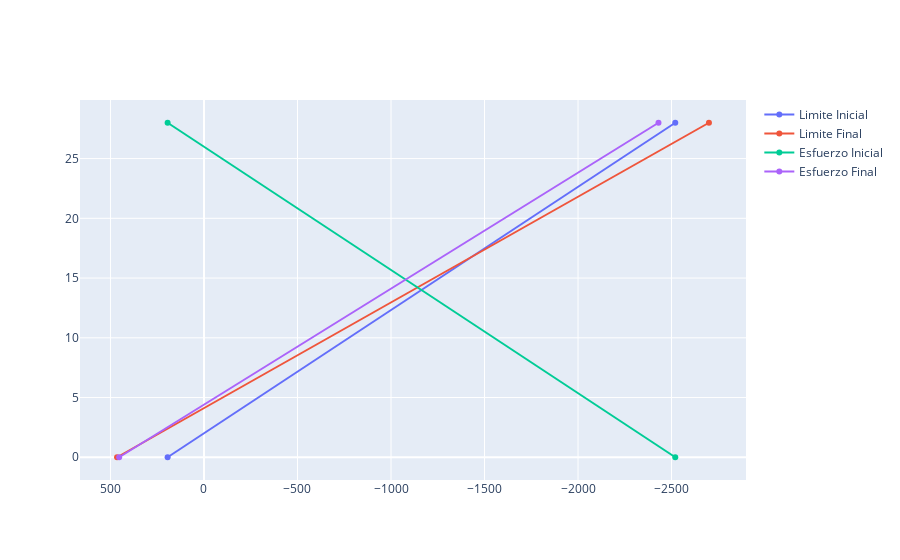

The notebook cell saved with this chart:
### Code cell
fig=go.Figure()
fig=fig.add_trace(go.Scatter(x=[fti,fci],y=[0,h],mode='markers+lines',name='Limite Inicial'))
fig=fig.add_trace(go.Scatter(x=[fts,fcs],y=[0,h],mode='markers+lines',name='Limite Final'))
fig=fig.add_trace(go.Scatter(x=[fi1,fs1],y=[0,h],mode='markers+lines',name='Esfuerzo Inicial'))
fig=fig.add_trace(go.Scatter(x=[fi2,fs2],y=[0,h],mode='markers+lines',name='Esfuerzo Final'))
fig.update_layout(xaxis=dict(autorange="reversed"))
#  Limite Inicial = Presfuerzo Inicial + Peso Propio
#  Limite Final = Presfuerzo Efectivo + Peso Propio + Carga Servicio
fig.show()

### Figure 1 — Plotly figure (JSON) as saved in the notebook; plotly's stock layout.template omitted (floating-point values rounded to 4 significant figures)
{"data": [{"mode": "markers+lines", "name": "Limite Inicial", "type": "scatter", "x": [194.4, -2520], "y": [0, 28]}, {"mode": "markers+lines", "name": "Limite Final", "type": "scatter", "x": [464.8, -2700], "y": [0, 28]}, {"mode": "markers+lines", "name": "Esfuerzo Inicial", "type": "scatter", "x": [-2520.0, 194.4], "y": [0, 28]}, {"mode": "markers+lines", "name": "Esfuerzo Final", "type": "scatter", "x": [453.5, -2430.0], "y": [0, 28]}], "layout": {"xaxis": {"autorange": "reversed"}}}
